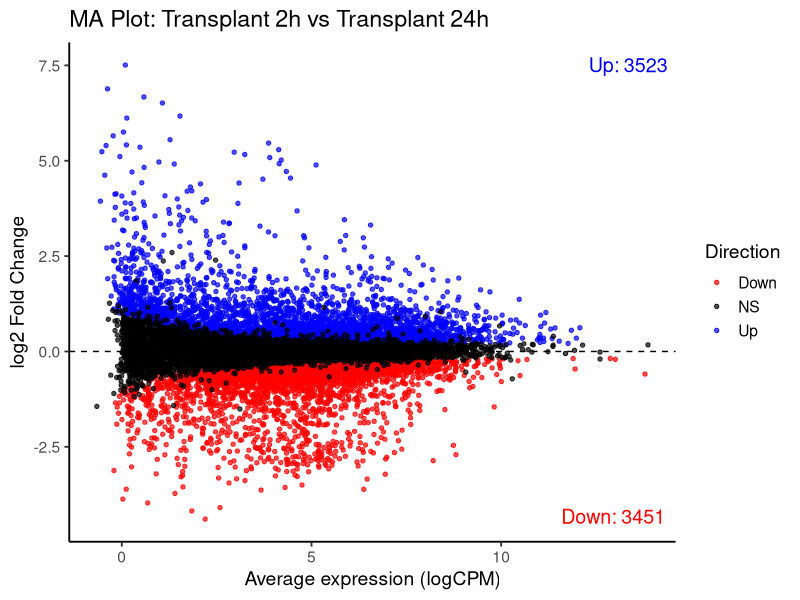
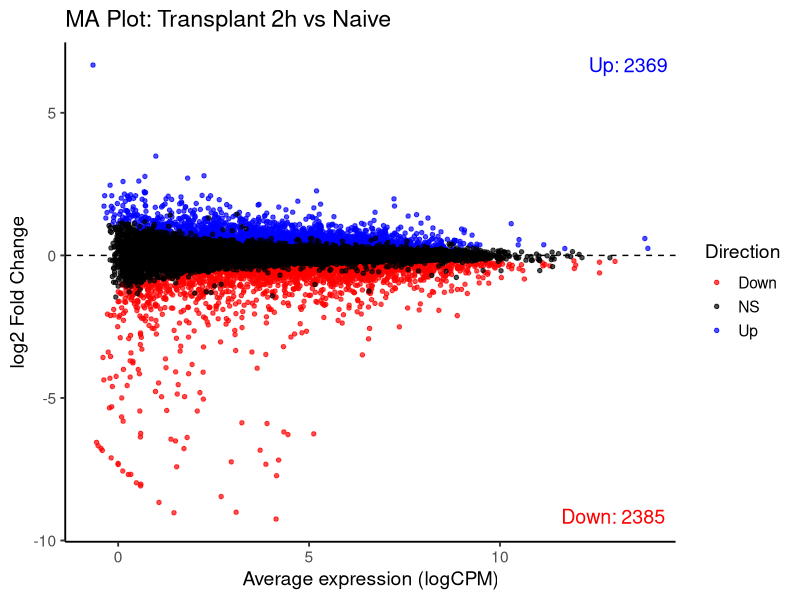
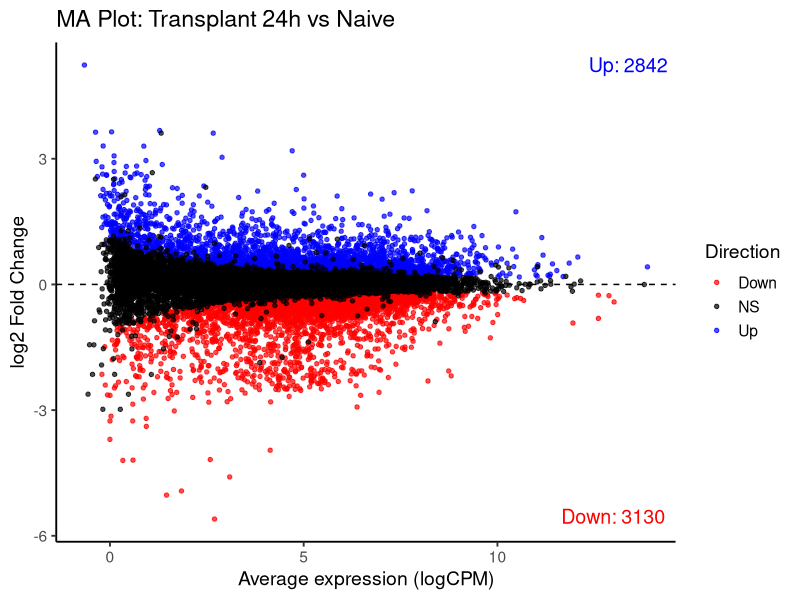
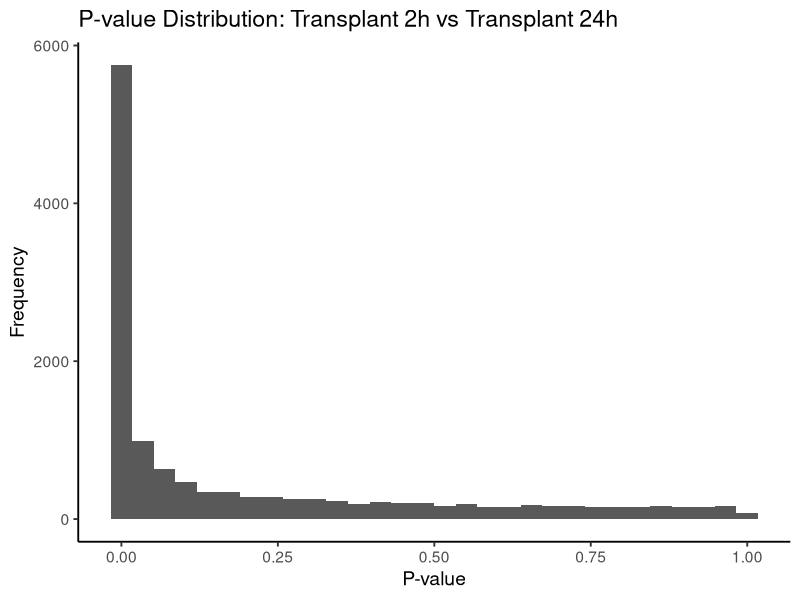
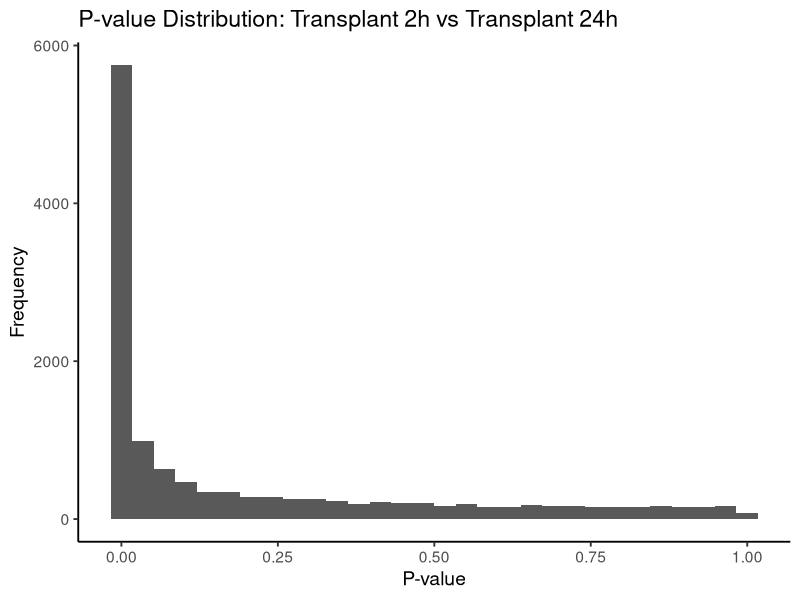
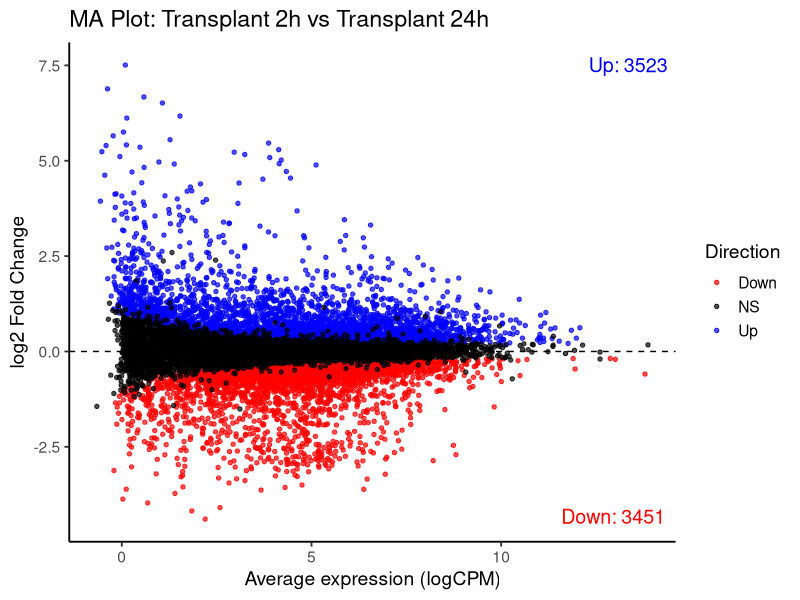
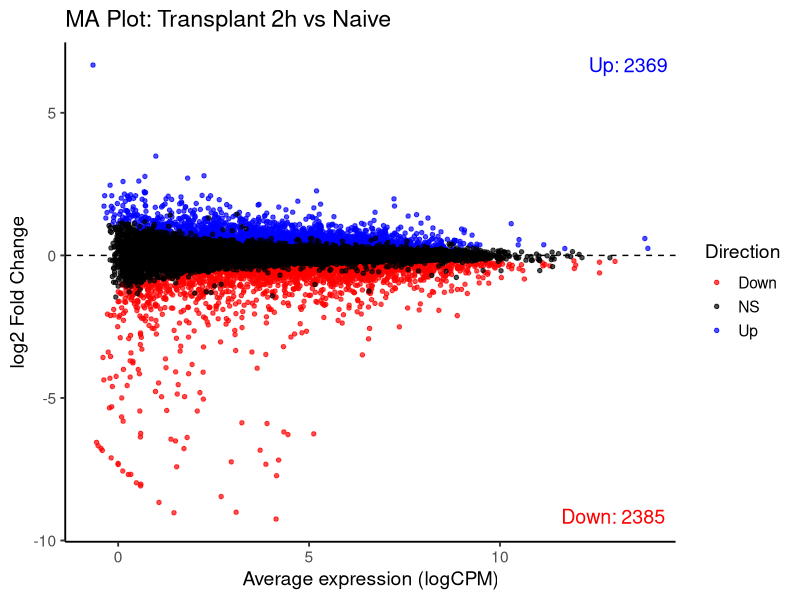
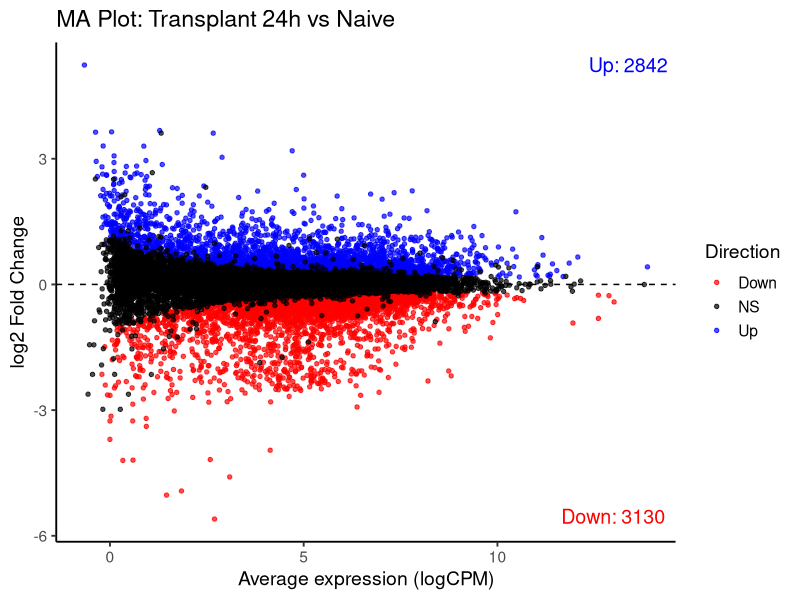

Write R code to recreate these figures, in order.
## ---- chunk 1
library(edgeR)
library(ggplot2)
library(dplyr)
## ---- chunk 2
# Load pairwise comparison data from the paper
# Most/least correlated not avaliable
groupTvT <- read.csv("sample_data/koch_supplemental_table2.csv", row.names=1)
head(groupTvT)

groupTWOvN <- read.csv("sample_data/koch_supplemental_table3.csv", row.names=1)
groupTFvN <- read.csv("sample_data/koch_supplemental_table4.csv", row.names=1)
## ---- chunk 3
# MA Plot
plotMA <- function(df, title="MA Plot") {

    # Column for up and down regulated genes
    df <- df %>%
        mutate(
            direction = case_when(
                FDR < 0.05 & logFC > 0 ~ "Up",
                FDR < 0.05 & logFC < 0 ~ "Down",
                TRUE ~ "NS"
            )
        )

    # Count the number of significant up/down genes
    sig_counts <- df %>%
        filter(direction != "NS") %>%
        count(direction)

    ggplot(df, aes(x = logCPM, y = logFC)) +
    geom_point(aes(color = direction), size = 1.2, alpha = 0.7) +
    scale_color_manual(
        values = c("Up" = "blue", "Down" = "red", "NS" = "black")
    ) +
    geom_hline(yintercept = 0, color = "black", linetype = "dashed") +
    labs(
        x = "Average expression (logCPM)",
        y = "log2 Fold Change",
        color = "Direction",
        title = title
    ) +
    theme_classic(base_size = 14) +
    # Add count annotations
    annotate(
        "text",
        x = Inf, y = Inf,
        label = paste0("Up: ", sig_counts$n[sig_counts$direction == "Up"]),
        hjust = 1.1, vjust = 2, color = "blue", size = 5
    ) +
    annotate(
        "text",
        x = Inf, y = -Inf,
        label = paste0("Down: ", sig_counts$n[sig_counts$direction == "Down"]),
        hjust = 1.1, vjust = -1.2, color = "red", size = 5
    )
}
## ---- chunk 4
plotMA(groupTvT, title="MA Plot: Transplant 2h vs Transplant 24h")
plotMA(groupTWOvN, title="MA Plot: Transplant 2h vs Naive")
plotMA(groupTFvN, title="MA Plot: Transplant 24h vs Naive")
## ---- chunk 5
# Distribution of P values
ggplot(groupTFvN, aes(x = PValue)) +
    geom_histogram() +
    labs(
        title = "P-value Distribution: Transplant 2h vs Transplant 24h",
        x = "P-value",
        y = "Frequency"
    ) +
    theme_classic(base_size = 14)
ggsave("sample_data/Pvalue_Distribution.png", plot=last_plot() ,width=8, height=6)
## ---- chunk 6
# Save plots
ggsave("sample_data/MA_TvT.png", plotMA(groupTvT, title="MA Plot: Transplant 2h vs Transplant 24h"), width=8, height=6)
ggsave("sample_data/MA_TWOvN.png", plotMA(groupTWOvN, title="MA Plot: Transplant 2h vs Naive"), width=8, height=6)
ggsave("sample_data/MA_TFvN.png", plotMA(groupTFvN, title="MA Plot: Transplant 24h vs Naive"), width=8, height=6)
